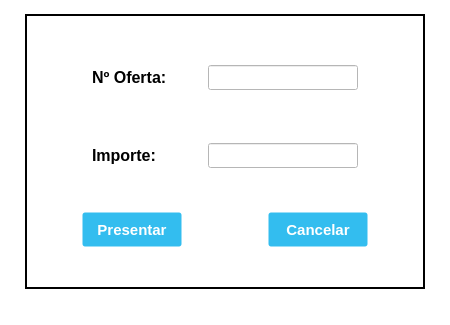
<?xml version="1.0" encoding="UTF-8"?>
<ui version="4.0">
 <class>SubmitOffer</class>
 <widget class="QMainWindow" name="SubmitOffer">
  <property name="geometry">
   <rect>
    <x>0</x>
    <y>0</y>
    <width>450</width>
    <height>325</height>
   </rect>
  </property>
  <property name="minimumSize">
   <size>
    <width>450</width>
    <height>325</height>
   </size>
  </property>
  <property name="maximumSize">
   <size>
    <width>450</width>
    <height>325</height>
   </size>
  </property>
  <property name="windowTitle">
   <string>Presentar Oferta</string>
  </property>
  <property name="windowIcon">
   <iconset>
    <normaloff>//nas01/DATOS/Comunes/EIPSA-ERP/Iconos/icon.ico</normaloff>//nas01/DATOS/Comunes/EIPSA-ERP/Iconos/icon.ico</iconset>
  </property>
  <property name="styleSheet">
   <string notr="true">QWidget {
background-color: rgb(255, 255, 255);
}

.QFrame {
	border: 2px solid black;
}

QPushButton {
background-color: #33bdef;
  border: 1px solid transparent;
  border-radius: 3px;
  box-shadow: rgba(255, 255, 255, .4) 0 1px 0 0 inset;
  box-sizing: border-box;
  color: #fff;
  cursor: pointer;
  display: inline-block;
  font-family: -apple-system,system-ui,&quot;Segoe UI&quot;,&quot;Liberation Sans&quot;,sans-serif;
  font-size: 15px;
  font-weight: 800;
  line-height: 1.15385;
  margin: 0;
  outline: none;
  padding: 8px .8em;
  text-align: center;
  text-decoration: none;
  text-shadow: 0px 1px 0px #263666;
  user-select: none;
  -webkit-user-select: none;
  touch-action: manipulation;
  vertical-align: baseline;
  white-space: nowrap;
}

QPushButton:hover {
	background-color: #019ad2;
	border-color: rgb(0, 0, 0);
}

QPushButton:pressed {
	background-color: rgb(1, 140, 190);
	border-color: rgb(255, 255, 255);
}</string>
  </property>
  <widget class="QWidget" name="centralwidget">
   <layout class="QGridLayout" name="gridLayout">
    <item row="0" column="0">
     <widget class="QFrame" name="frame">
      <property name="minimumSize">
       <size>
        <width>400</width>
        <height>275</height>
       </size>
      </property>
      <property name="maximumSize">
       <size>
        <width>400</width>
        <height>275</height>
       </size>
      </property>
      <property name="frameShape">
       <enum>QFrame::StyledPanel</enum>
      </property>
      <property name="frameShadow">
       <enum>QFrame::Raised</enum>
      </property>
      <layout class="QGridLayout" name="gridLayout_2">
       <item row="5" column="0">
        <spacer name="vSpacer2">
         <property name="orientation">
          <enum>Qt::Vertical</enum>
         </property>
         <property name="sizeType">
          <enum>QSizePolicy::Fixed</enum>
         </property>
         <property name="sizeHint" stdset="0">
          <size>
           <width>20</width>
           <height>50</height>
          </size>
         </property>
        </spacer>
       </item>
       <item row="1" column="0">
        <layout class="QHBoxLayout" name="horizontalLayout_2">
         <property name="topMargin">
          <number>10</number>
         </property>
         <property name="bottomMargin">
          <number>0</number>
         </property>
         <item>
          <widget class="QLabel" name="label_Offer_Submit">
           <property name="minimumSize">
            <size>
             <width>100</width>
             <height>25</height>
            </size>
           </property>
           <property name="maximumSize">
            <size>
             <width>100</width>
             <height>25</height>
            </size>
           </property>
           <property name="font">
            <font>
             <pointsize>12</pointsize>
             <bold>true</bold>
            </font>
           </property>
           <property name="text">
            <string>Nº Oferta:</string>
           </property>
          </widget>
         </item>
         <item>
          <widget class="QLineEdit" name="Offer_Submit">
           <property name="minimumSize">
            <size>
             <width>150</width>
             <height>25</height>
            </size>
           </property>
           <property name="maximumSize">
            <size>
             <width>150</width>
             <height>25</height>
            </size>
           </property>
           <property name="font">
            <font>
             <pointsize>10</pointsize>
            </font>
           </property>
           <property name="alignment">
            <set>Qt::AlignCenter</set>
           </property>
          </widget>
         </item>
        </layout>
       </item>
       <item row="0" column="0">
        <spacer name="vSpacer1">
         <property name="orientation">
          <enum>Qt::Vertical</enum>
         </property>
         <property name="sizeType">
          <enum>QSizePolicy::Fixed</enum>
         </property>
         <property name="sizeHint" stdset="0">
          <size>
           <width>20</width>
           <height>30</height>
          </size>
         </property>
        </spacer>
       </item>
       <item row="8" column="0">
        <spacer name="vSpacer3">
         <property name="orientation">
          <enum>Qt::Vertical</enum>
         </property>
         <property name="sizeType">
          <enum>QSizePolicy::Fixed</enum>
         </property>
         <property name="sizeHint" stdset="0">
          <size>
           <width>20</width>
           <height>80</height>
          </size>
         </property>
        </spacer>
       </item>
       <item row="6" column="0">
        <layout class="QHBoxLayout" name="horizontalLayout_3">
         <property name="topMargin">
          <number>10</number>
         </property>
         <item>
          <widget class="QLabel" name="label_amount_Submit">
           <property name="minimumSize">
            <size>
             <width>100</width>
             <height>25</height>
            </size>
           </property>
           <property name="maximumSize">
            <size>
             <width>100</width>
             <height>25</height>
            </size>
           </property>
           <property name="font">
            <font>
             <pointsize>12</pointsize>
             <bold>true</bold>
            </font>
           </property>
           <property name="text">
            <string>Importe:</string>
           </property>
          </widget>
         </item>
         <item>
          <widget class="QLineEdit" name="Amount_Submit">
           <property name="minimumSize">
            <size>
             <width>150</width>
             <height>25</height>
            </size>
           </property>
           <property name="maximumSize">
            <size>
             <width>150</width>
             <height>25</height>
            </size>
           </property>
           <property name="font">
            <font>
             <pointsize>10</pointsize>
            </font>
           </property>
           <property name="alignment">
            <set>Qt::AlignCenter</set>
           </property>
          </widget>
         </item>
        </layout>
       </item>
       <item row="9" column="0">
        <layout class="QHBoxLayout" name="horizontalLayout">
         <property name="topMargin">
          <number>0</number>
         </property>
         <item>
          <widget class="QPushButton" name="Button_Present">
           <property name="minimumSize">
            <size>
             <width>100</width>
             <height>35</height>
            </size>
           </property>
           <property name="maximumSize">
            <size>
             <width>100</width>
             <height>35</height>
            </size>
           </property>
           <property name="text">
            <string>Presentar</string>
           </property>
          </widget>
         </item>
         <item>
          <spacer name="hSpacer1">
           <property name="orientation">
            <enum>Qt::Horizontal</enum>
           </property>
           <property name="sizeType">
            <enum>QSizePolicy::Fixed</enum>
           </property>
           <property name="sizeHint" stdset="0">
            <size>
             <width>80</width>
             <height>20</height>
            </size>
           </property>
          </spacer>
         </item>
         <item>
          <widget class="QPushButton" name="Button_Cancel">
           <property name="enabled">
            <bool>true</bool>
           </property>
           <property name="minimumSize">
            <size>
             <width>100</width>
             <height>35</height>
            </size>
           </property>
           <property name="maximumSize">
            <size>
             <width>100</width>
             <height>35</height>
            </size>
           </property>
           <property name="text">
            <string>Cancelar</string>
           </property>
          </widget>
         </item>
        </layout>
       </item>
       <item row="10" column="0">
        <widget class="QLabel" name="label_error">
         <property name="minimumSize">
          <size>
           <width>0</width>
           <height>25</height>
          </size>
         </property>
         <property name="maximumSize">
          <size>
           <width>16777215</width>
           <height>25</height>
          </size>
         </property>
         <property name="styleSheet">
          <string notr="true">color: rgb(255, 0, 0);</string>
         </property>
         <property name="text">
          <string/>
         </property>
         <property name="alignment">
          <set>Qt::AlignCenter</set>
         </property>
        </widget>
       </item>
      </layout>
     </widget>
    </item>
   </layout>
  </widget>
  <widget class="QMenuBar" name="menubar">
   <property name="geometry">
    <rect>
     <x>0</x>
     <y>0</y>
     <width>450</width>
     <height>22</height>
    </rect>
   </property>
  </widget>
  <widget class="QStatusBar" name="statusbar"/>
 </widget>
 <resources/>
 <connections>
  <connection>
   <sender>Button_Cancel</sender>
   <signal>clicked()</signal>
   <receiver>SubmitOffer</receiver>
   <slot>close()</slot>
   <hints>
    <hint type="sourcelabel">
     <x>332</x>
     <y>291</y>
    </hint>
    <hint type="destinationlabel">
     <x>579</x>
     <y>405</y>
    </hint>
   </hints>
  </connection>
 </connections>
</ui>
